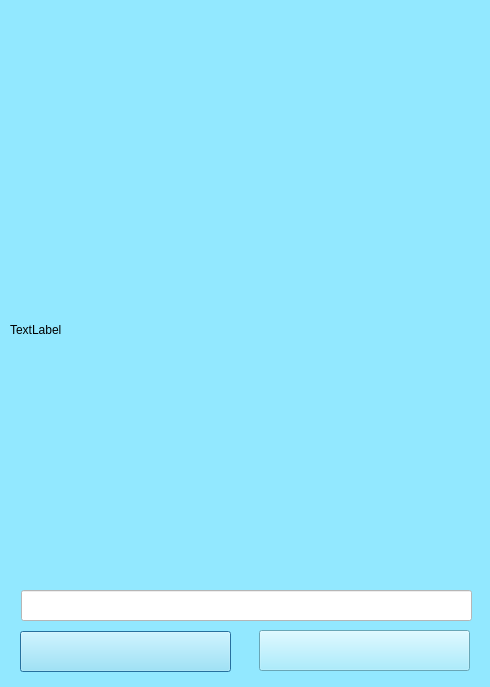
<?xml version="1.0" encoding="UTF-8"?>
<ui version="4.0">
 <class>onePicQuestionDialog</class>
 <widget class="QDialog" name="onePicQuestionDialog">
  <property name="geometry">
   <rect>
    <x>0</x>
    <y>0</y>
    <width>490</width>
    <height>687</height>
   </rect>
  </property>
  <property name="windowTitle">
   <string>Dialog</string>
  </property>
  <property name="styleSheet">
   <string notr="true">background-color: rgb(146, 232, 255);</string>
  </property>
  <widget class="QLabel" name="label_2">
   <property name="geometry">
    <rect>
     <x>16</x>
     <y>10</y>
     <width>451</width>
     <height>31</height>
    </rect>
   </property>
   <property name="font">
    <font>
     <pointsize>12</pointsize>
    </font>
   </property>
   <property name="text">
    <string/>
   </property>
  </widget>
  <widget class="QLineEdit" name="lineEdit">
   <property name="geometry">
    <rect>
     <x>21</x>
     <y>590</y>
     <width>451</width>
     <height>31</height>
    </rect>
   </property>
   <property name="font">
    <font>
     <pointsize>12</pointsize>
    </font>
   </property>
   <property name="styleSheet">
    <string notr="true">background-color: rgb(255, 255, 255);</string>
   </property>
  </widget>
  <widget class="QLabel" name="label">
   <property name="geometry">
    <rect>
     <x>10</x>
     <y>79</y>
     <width>471</width>
     <height>501</height>
    </rect>
   </property>
   <property name="text">
    <string>TextLabel</string>
   </property>
  </widget>
  <widget class="QPushButton" name="pushButton_2">
   <property name="geometry">
    <rect>
     <x>20</x>
     <y>631</y>
     <width>211</width>
     <height>41</height>
    </rect>
   </property>
   <property name="styleSheet">
    <string notr="true">border-image: url(:/Assets/Buttons/gaa-tilbake_active.png);</string>
   </property>
   <property name="text">
    <string/>
   </property>
  </widget>
  <widget class="QPushButton" name="pushButton">
   <property name="geometry">
    <rect>
     <x>259</x>
     <y>630</y>
     <width>211</width>
     <height>41</height>
    </rect>
   </property>
   <property name="styleSheet">
    <string notr="true">border-image: url(:/Assets/Buttons/gaa-videre_active.png);</string>
   </property>
   <property name="text">
    <string/>
   </property>
  </widget>
  <widget class="QLabel" name="label_3">
   <property name="geometry">
    <rect>
     <x>20</x>
     <y>40</y>
     <width>441</width>
     <height>31</height>
    </rect>
   </property>
   <property name="font">
    <font>
     <pointsize>12</pointsize>
    </font>
   </property>
   <property name="text">
    <string/>
   </property>
  </widget>
 </widget>
 <resources/>
 <connections/>
</ui>
